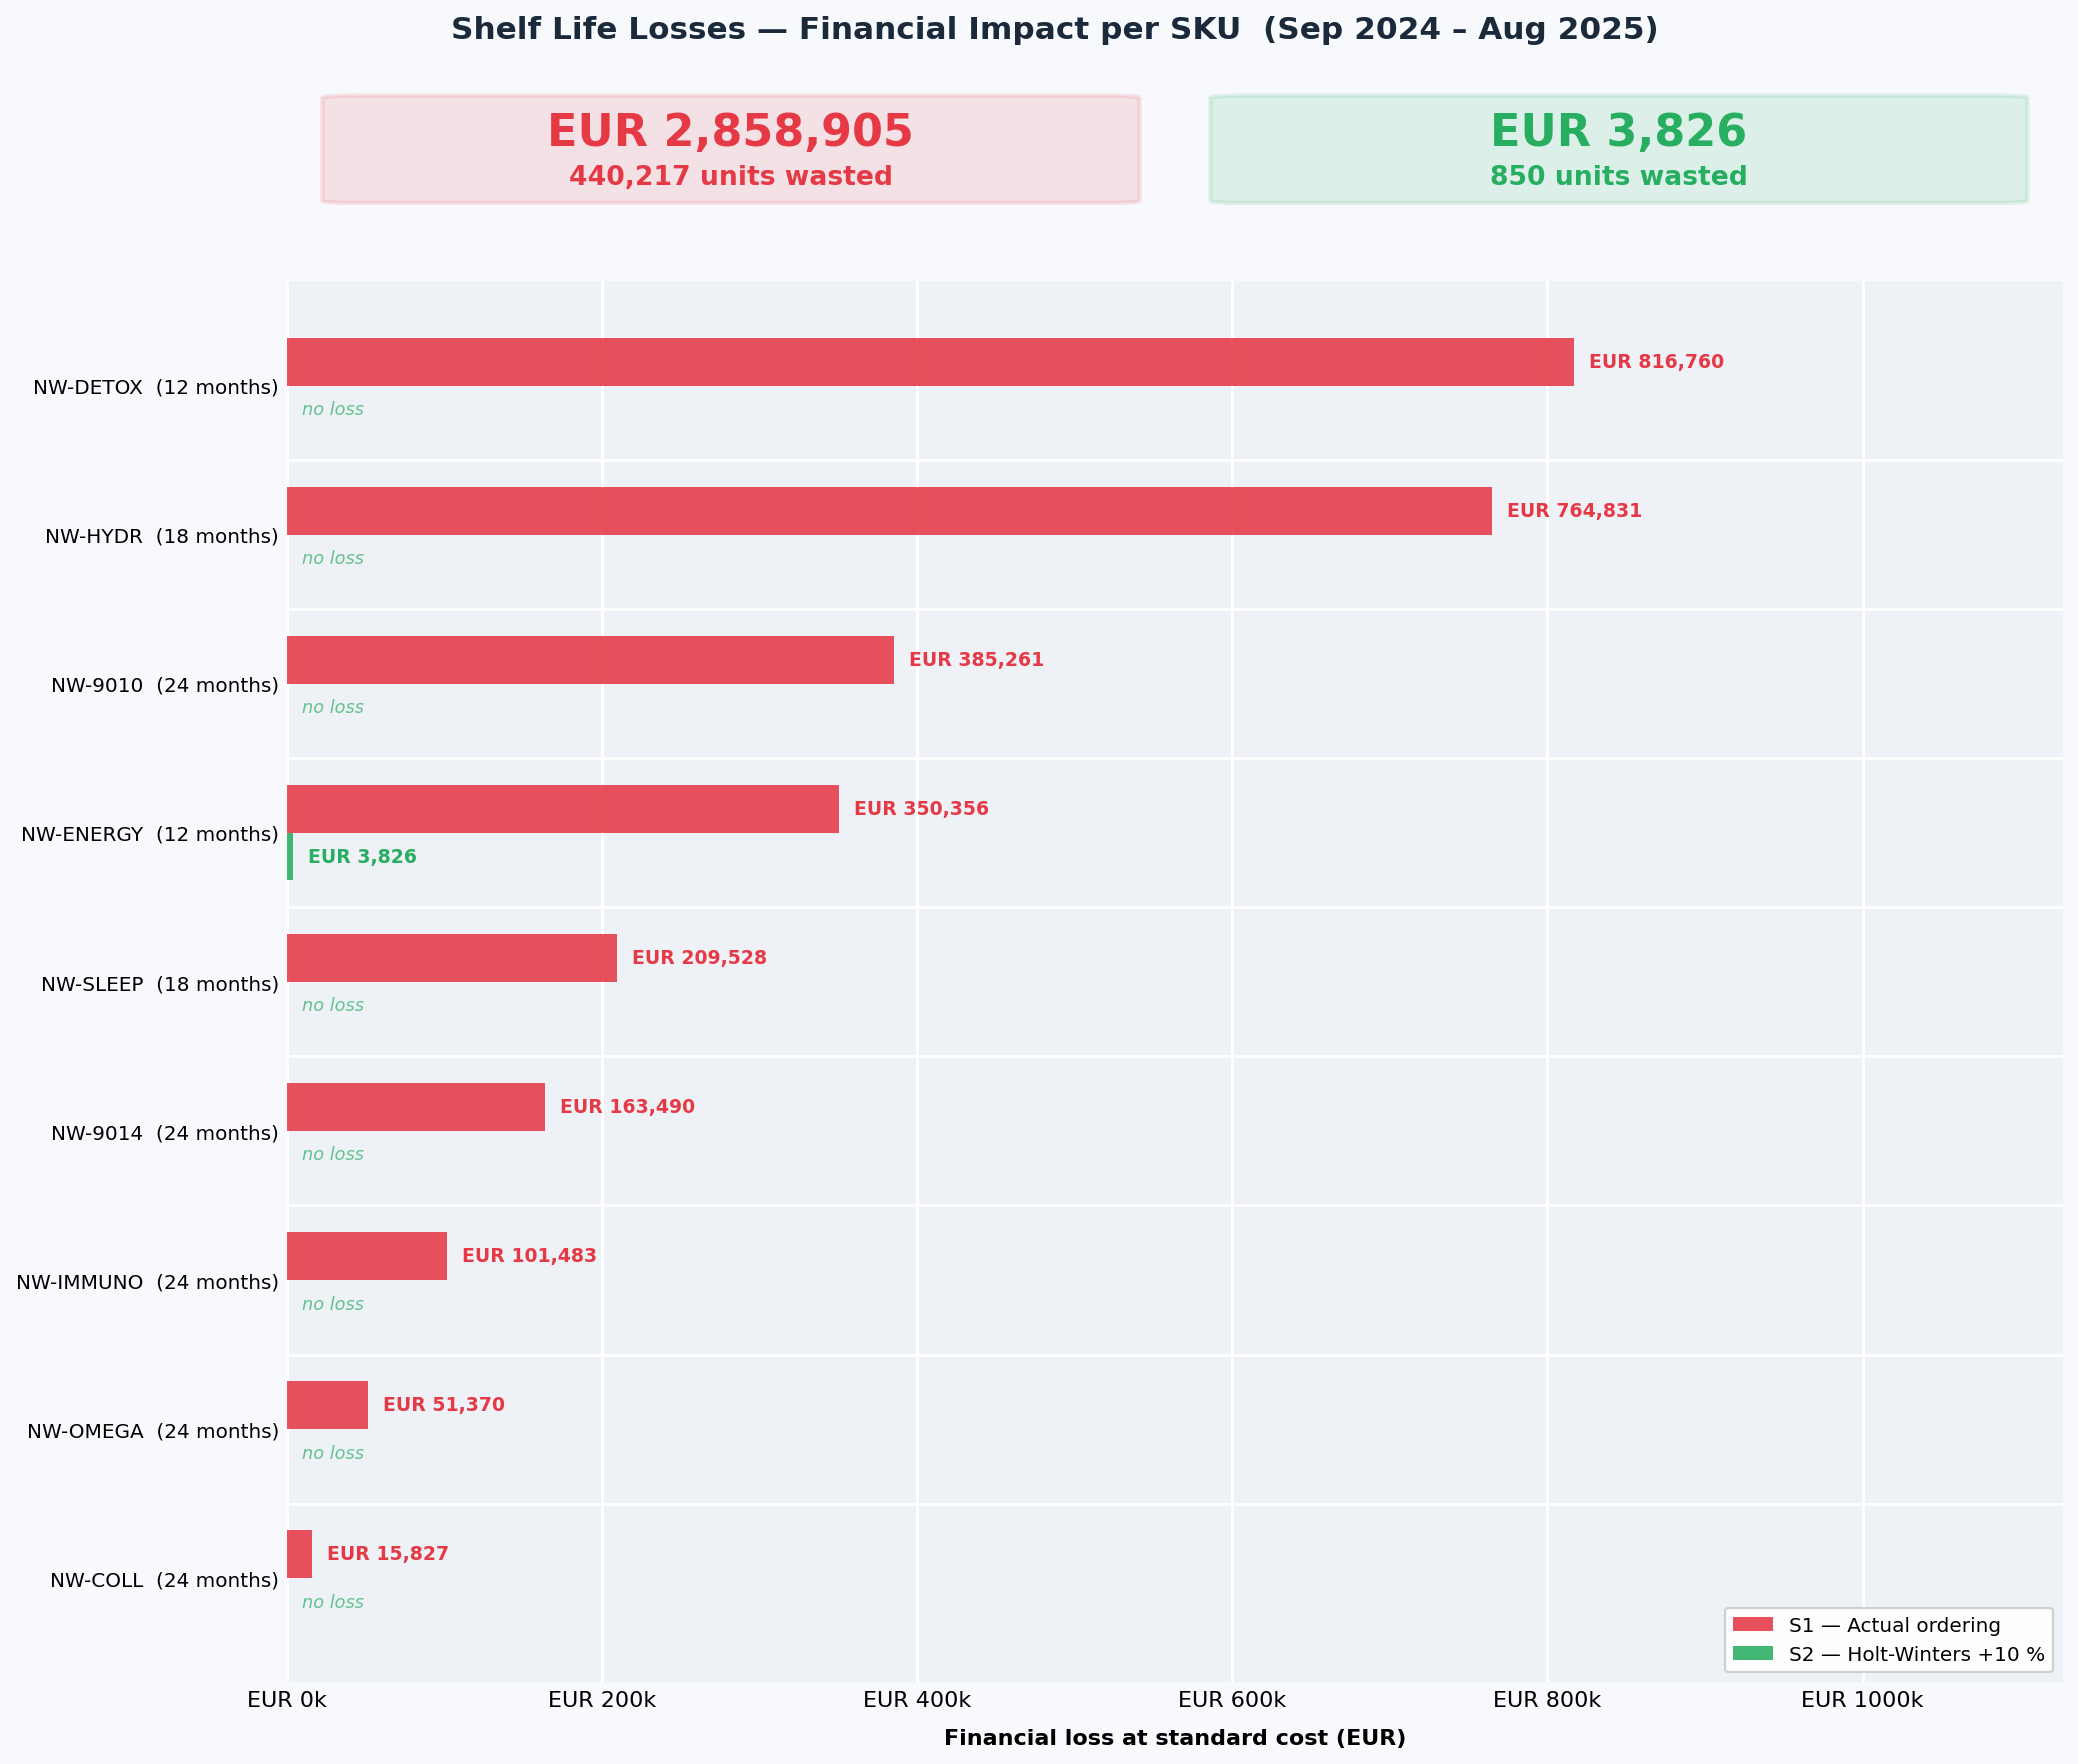

The script that saved this image:
"""
NutryWell — Shelf Life Loss Analysis (FEFO)
============================================
Runs a monthly FEFO inventory simulation for all NutryWell SKUs over a
12-month measurement window (Sep 2024 – Aug 2025), preceded by a 14-month
warm-up (Jul 2023 – Aug 2024) that builds realistic starting inventory.

Two ordering scenarios are compared:
  S1 — Actual NutryWell ordering   (from NutrYWell_PO.csv)
  S2 — Holt-Winters +10 % ordering (per-SKU HW forecast × 1.10)

FEFO shelf-life acceptance rules
  SL remaining >= 75 %           -> all channels (B2B + E-commerce)
  25 % <= SL remaining < 75 %    -> E-commerce only
  SL remaining < 25 %            -> no channel accepts; stock ages to expiry
  SL remaining = 0 %             -> written off

B2B channels  : Pharmacy, Retail, Sport Retail  (from Customer_Master)
E-commerce    : E-commerce channel

Output: shelf_life_losses.png  ->  Info_W1/output/
        shelf_life_losses.xlsx ->  Info_W1/output/
"""

import warnings
from pathlib import Path

import numpy as np
import pandas as pd
import matplotlib
matplotlib.use("Agg")
import matplotlib.pyplot as plt
import matplotlib.patches as mpatches
import matplotlib.ticker as mticker
from matplotlib.gridspec import GridSpec
from statsmodels.tsa.holtwinters import ExponentialSmoothing, Holt

warnings.filterwarnings("ignore")

# ── paths ─────────────────────────────────────────────────────────────────────
PROJECT_DIR    = Path(__file__).resolve().parents[4]
OUT_DIR        = PROJECT_DIR / "Info_W1" / "output"
OUT_DIR.mkdir(parents=True, exist_ok=True)

NW_PROD_FILE   = PROJECT_DIR / "Info_W1" / "Data" / "Product_master.csv"
NW_ORDERS_FILE = PROJECT_DIR / "Info_W1" / "Data" / "Order_ERP.csv"
CUST_FILE      = PROJECT_DIR / "Info_W1" / "Data" / "Costumer_Master.csv"
PO_FILE        = PROJECT_DIR / "Info_W3" / "NutrYWell_PO.csv"

# ── config ────────────────────────────────────────────────────────────────────
WARMUP_START = pd.Period("2023-07", freq="M")   # start of PO history
TRAIN_END    = pd.Period("2024-08", freq="M")   # last warm-up month
SIM_START    = pd.Period("2024-09", freq="M")   # measurement start
SIM_END      = pd.Period("2025-08", freq="M")   # measurement end  (12 months)
SAFETY       = 0.10                              # +10 % buffer for S2

SL_B2B_MIN   = 0.75   # B2B refuses stock with SL remaining < 75 %
SL_ECOMM_MIN = 0.25   # E-commerce refuses stock with SL remaining < 25 %

# ── design ────────────────────────────────────────────────────────────────────
C_S1   = "#E63946"   # Scenario 1 — red
C_S2   = "#27AE60"   # Scenario 2 — green
C_RISK = "#F4A261"   # at-risk shade (lighter version)
BG     = "#F7F9FC"
P_BG   = "#EEF2F7"


# ── helpers ───────────────────────────────────────────────────────────────────
def _fmt_k(x, _):
    return f"{x:,.0f}"


def _read_csv(path):
    return pd.read_csv(path, sep=";", decimal=",")


# ── data loading ──────────────────────────────────────────────────────────────
def load_products():
    pm = _read_csv(NW_PROD_FILE)
    pm = pm[["SKU", "Product Name", "Shelf Life (months)",
             "Standard Cost EUR", "Selling Price EUR"]].copy()
    pm.columns = ["SKU", "Name", "SL_months", "Cost", "Price"]
    pm["SL_months"] = pm["SL_months"].astype(int)
    return pm


def load_demand(skus, start, end):
    """Monthly B2B and E-commerce demand per SKU for the given period."""
    cust = _read_csv(CUST_FILE)[["Customer ID", "Channel"]]
    cust_map = dict(zip(cust["Customer ID"], cust["Channel"]))

    orders = _read_csv(NW_ORDERS_FILE)
    orders = orders[orders["SKU"].isin(skus)].copy()
    orders["Month"] = (
        pd.to_datetime(orders["Order Date"], dayfirst=True, format="mixed")
        .dt.to_period("M")
    )
    orders["Channel"] = orders["Customer ID"].map(cust_map).fillna("B2B")
    orders["is_ecomm"] = orders["Channel"] == "E-commerce"

    idx = pd.period_range(start, end, freq="M")

    b2b = (
        orders[~orders["is_ecomm"]]
        .groupby(["Month", "SKU"])["Quantity"].sum()
        .unstack(fill_value=0)
        .reindex(idx, fill_value=0)
        .reindex(columns=skus, fill_value=0)
    )
    ec = (
        orders[orders["is_ecomm"]]
        .groupby(["Month", "SKU"])["Quantity"].sum()
        .unstack(fill_value=0)
        .reindex(idx, fill_value=0)
        .reindex(columns=skus, fill_value=0)
    )
    return b2b, ec


def load_po_orders(skus, start, end):
    po = _read_csv(PO_FILE)
    po = po[po["SKU"].isin(skus)].copy()
    po["Month"] = (
        pd.to_datetime(po["PO Date"], dayfirst=True, format="mixed")
        .dt.to_period("M")
    )
    idx = pd.period_range(start, end, freq="M")
    return (
        po.groupby(["Month", "SKU"])["Quantity Purchased (units)"].sum()
        .unstack(fill_value=0)
        .reindex(idx, fill_value=0)
        .reindex(columns=skus, fill_value=0)
    )


def _fit_hw_sku(y_act, h):
    """Shared HW/Holt fitting helper. Returns (fitted_values, forecast_h)."""
    fitted, fcst = None, None
    if len(y_act) >= 12:
        for init in ("estimated", "heuristic"):
            try:
                m = ExponentialSmoothing(
                    y_act, trend="add", seasonal="add",
                    seasonal_periods=12, initialization_method=init,
                ).fit(optimized=True)
                fitted = np.clip(m.fittedvalues, 0, None)
                fcst   = np.clip(m.forecast(h),  0, None)
                return fitted, fcst
            except Exception:
                pass
    if len(y_act) >= 3:
        try:
            m      = Holt(y_act, initialization_method="estimated").fit(optimized=True)
            fitted = np.clip(m.fittedvalues, 0, None)
            fcst   = np.clip(m.forecast(h),  0, None)
            return fitted, fcst
        except Exception:
            pass
    # Fallback: repeat last observed value
    last   = float(y_act[-1]) if len(y_act) else 0.0
    fitted = np.full(len(y_act), last)
    fcst   = np.full(h, last)
    return fitted, fcst


def compute_hw_warmup_orders(skus, b2b_warmup, ec_warmup):
    """
    S2 warm-up orders: HW in-sample fitted values × 1.10.
    Represents what NutryWell would have ordered from Jul 2023 onward
    if it had always followed the HW model.
    """
    total = b2b_warmup + ec_warmup
    wu_idx = pd.period_range(WARMUP_START, TRAIN_END, freq="M")
    h_dummy = 1   # we only need fitted values here

    orders_df = pd.DataFrame(index=wu_idx, columns=skus, dtype=float)

    for sku in skus:
        y = total[sku].values.astype(float)
        first_nz = int(np.argmax(y > 0)) if y.sum() > 0 else 0
        y_act = y[first_nz:]

        fitted_act, _ = _fit_hw_sku(y_act, h_dummy)

        full_fitted = np.zeros(len(y))
        full_fitted[first_nz:] = fitted_act
        orders_df[sku] = np.clip(full_fitted * (1 + SAFETY), 0, None)

    return orders_df.fillna(0)


def compute_hw_orders(skus, b2b_warmup, ec_warmup):
    """Per-SKU HW +10 % forecast for the 12-month measurement period."""
    total = b2b_warmup + ec_warmup
    h     = len(pd.period_range(SIM_START, SIM_END, freq="M"))

    fcst = pd.DataFrame(
        index=pd.period_range(SIM_START, SIM_END, freq="M"),
        columns=skus, dtype=float,
    )

    for sku in skus:
        y = total[sku].values.astype(float)
        first_nz = int(np.argmax(y > 0)) if y.sum() > 0 else 0
        y_act = y[first_nz:]

        _, pred = _fit_hw_sku(y_act, h)
        fcst[sku] = pred * (1 + SAFETY)

    return fcst.fillna(0)


# ── FEFO simulation ───────────────────────────────────────────────────────────
def simulate_fefo(
    orders_warmup:   np.ndarray,
    b2b_warmup:      np.ndarray,
    ec_warmup:       np.ndarray,
    orders_measure:  np.ndarray,
    b2b_measure:     np.ndarray,
    ec_measure:      np.ndarray,
    sl_months:       int,
) -> dict:
    """
    FEFO simulation split into warm-up (builds inventory) and measurement
    (counts losses) phases.

    inventory[k] = units aged k months (k=0 just received, k=sl_months expired).
    """
    # Age thresholds
    b2b_max_age   = (1 - SL_B2B_MIN)  * sl_months   # age above -> B2B refuses
    ecomm_max_age = (1 - SL_ECOMM_MIN) * sl_months   # age above -> nobody buys

    inventory = np.zeros(sl_months + 1, dtype=float)

    def _run_period(orders, b2b, ec, count_losses):
        nonlocal inventory
        expired = 0.0
        at_risk_snapshot = 0.0

        for t in range(len(orders)):
            # Age
            new_inv = np.zeros(sl_months + 1, dtype=float)
            new_inv[1:] = inventory[:-1]
            inventory = new_inv

            # Expire
            exp = inventory[sl_months]
            inventory[sl_months] = 0.0
            if count_losses:
                expired += exp

            # Receive
            inventory[0] += float(orders[t])

            # FEFO sell (oldest eligible first)
            rem_b2b = float(b2b[t])
            rem_ec  = float(ec[t])

            for age in range(sl_months - 1, -1, -1):
                if inventory[age] < 1e-9:
                    continue
                if age > ecomm_max_age:
                    pass  # nobody buys; ages toward expiry
                elif age > b2b_max_age:
                    sell = min(rem_ec, inventory[age])
                    inventory[age] -= sell
                    rem_ec -= sell
                else:
                    sell_b2b = min(rem_b2b, inventory[age])
                    inventory[age] -= sell_b2b
                    rem_b2b -= sell_b2b
                    sell_ec  = min(rem_ec, inventory[age])
                    inventory[age] -= sell_ec
                    rem_ec  -= sell_ec

        if count_losses:
            # Stock already in no-sell zone at end = will expire after period
            at_risk_snapshot = float(
                np.sum(inventory[int(np.ceil(ecomm_max_age)) + 1: sl_months])
            )

        return expired, at_risk_snapshot

    # Warm-up (don't count losses, just build inventory)
    _run_period(orders_warmup, b2b_warmup, ec_warmup, count_losses=False)

    # Measurement (count losses)
    expired, at_risk = _run_period(
        orders_measure, b2b_measure, ec_measure, count_losses=True
    )

    return {
        "expired_units": expired,
        "at_risk_units": at_risk,
        "total_units":   expired + at_risk,
    }


# ── main ─────────────────────────────────────────────────────────────────────
def main():
    pm   = load_products()
    skus = pm["SKU"].tolist()
    sim_months = len(pd.period_range(SIM_START, SIM_END, freq="M"))

    print(f"Warm-up   : {WARMUP_START} to {TRAIN_END}")
    print(f"Measurement: {SIM_START} to {SIM_END}  ({sim_months} months)\n")

    # ── demand ────────────────────────────────────────────────────────────────
    b2b_wu,  ec_wu  = load_demand(skus, WARMUP_START, TRAIN_END)
    b2b_sim, ec_sim = load_demand(skus, SIM_START, SIM_END)

    # ── orders ────────────────────────────────────────────────────────────────
    po_wu  = load_po_orders(skus, WARMUP_START, TRAIN_END)
    po_sim = load_po_orders(skus, SIM_START, SIM_END)          # S1 measurement
    hw_wu  = compute_hw_warmup_orders(skus, b2b_wu, ec_wu)     # S2 warm-up
    hw_sim = compute_hw_orders(skus, b2b_wu, ec_wu)            # S2 measurement

    # ── simulate per SKU ──────────────────────────────────────────────────────
    rows = []
    for sku in skus:
        info  = pm[pm["SKU"] == sku].iloc[0]
        sl    = int(info["SL_months"])
        cost  = float(info["Cost"])
        price = float(info["Price"])

        s1 = simulate_fefo(
            orders_warmup  = po_wu[sku].values,    # S1: actual PO warm-up
            b2b_warmup     = b2b_wu[sku].values,
            ec_warmup      = ec_wu[sku].values,
            orders_measure = po_sim[sku].values,   # S1: actual PO measurement
            b2b_measure    = b2b_sim[sku].values,
            ec_measure     = ec_sim[sku].values,
            sl_months      = sl,
        )
        s2 = simulate_fefo(
            orders_warmup  = hw_wu[sku].values,    # S2: HW-fitted warm-up
            b2b_warmup     = b2b_wu[sku].values,
            ec_warmup      = ec_wu[sku].values,
            orders_measure = hw_sim[sku].values,   # S2: HW forecast measurement
            b2b_measure    = b2b_sim[sku].values,
            ec_measure     = ec_sim[sku].values,
            sl_months      = sl,
        )

        rows.append({
            "SKU":          sku,
            "Name":         info["Name"],
            "SL_months":    sl,
            "Cost_EUR":     cost,
            "Price_EUR":    price,
            # S1
            "S1_expired":   s1["expired_units"],
            "S1_at_risk":   s1["at_risk_units"],
            "S1_total":     s1["total_units"],
            "S1_loss_EUR":  s1["total_units"] * cost,
            # S2
            "S2_expired":   s2["expired_units"],
            "S2_at_risk":   s2["at_risk_units"],
            "S2_total":     s2["total_units"],
            "S2_loss_EUR":  s2["total_units"] * cost,
        })

        print(
            f"{sku:<10} SL={sl:>2}mo  "
            f"S1: {s1['total_units']:7.0f} units / EUR {s1['total_units']*cost:>9,.0f}  |  "
            f"S2: {s2['total_units']:7.0f} units / EUR {s2['total_units']*cost:>9,.0f}"
        )

    df = pd.DataFrame(rows)

    t_s1_u = df["S1_total"].sum()
    t_s2_u = df["S2_total"].sum()
    t_s1_e = df["S1_loss_EUR"].sum()
    t_s2_e = df["S2_loss_EUR"].sum()

    print(f"\n{'-'*72}")
    print(f"TOTAL  S1 (actual ordering)   : {t_s1_u:>10,.0f} units  /  EUR {t_s1_e:>12,.0f}")
    print(f"TOTAL  S2 (HW +10 %)          : {t_s2_u:>10,.0f} units  /  EUR {t_s2_e:>12,.0f}")
    delta_e = t_s2_e - t_s1_e
    sign    = "+" if delta_e >= 0 else ""
    print(f"DELTA  S2 vs S1               :                    EUR {sign}{delta_e:>12,.0f}")

    # ── figure ────────────────────────────────────────────────────────────────
    # Keep only SKUs where at least one scenario has a loss
    df_loss = (df[df[["S1_loss_EUR", "S2_loss_EUR"]].max(axis=1) > 0]
               .sort_values("S1_loss_EUR", ascending=True)   # ascending → biggest at top
               .reset_index(drop=True))
    n  = len(df_loss)
    y  = np.arange(n)
    bh = 0.32   # bar height

    fig = plt.figure(figsize=(15, 2.0 + n * 1.05))
    fig.patch.set_facecolor(BG)

    gs = GridSpec(2, 1, figure=fig,
                  height_ratios=[0.75, n],
                  hspace=0.10,
                  left=0.18, right=0.92,
                  top=0.93, bottom=0.06)

    ax_kpi  = fig.add_subplot(gs[0])
    ax_main = fig.add_subplot(gs[1])

    # ── KPI strip ─────────────────────────────────────────────────────────────
    ax_kpi.axis("off")
    ax_kpi.set_xlim(0, 1)
    ax_kpi.set_ylim(0, 1)

    fig.suptitle(
        "Shelf Life Losses — Financial Impact per SKU  (Sep 2024 – Aug 2025)",
        fontsize=14, fontweight="bold", color="#1B2A3B", y=0.97,
    )

    kpis = [
        (0.04, C_S1, f"EUR {t_s1_e:,.0f}", f"{t_s1_u:,.0f} units wasted"),
        (0.54, C_S2, f"EUR {t_s2_e:,.0f}", f"{t_s2_u:,.0f} units wasted"),
    ]
    for bx, color, big, sub in kpis:
        card = mpatches.FancyBboxPatch(
            (bx, 0.04), 0.42, 0.88,
            boxstyle="round,pad=0.02",
            transform=ax_kpi.transAxes,
            facecolor=color, alpha=0.12,
            edgecolor=color, linewidth=2, zorder=1,
        )
        ax_kpi.add_patch(card)
        cx = bx + 0.21
        ax_kpi.text(cx, 0.62, big, ha="center", va="center",
                    fontsize=20, fontweight="bold", color=color,
                    transform=ax_kpi.transAxes)
        ax_kpi.text(cx, 0.24, sub, ha="center", va="center",
                    fontsize=12, fontweight="bold", color=color,
                    transform=ax_kpi.transAxes)

    savings = t_s1_e - t_s2_e

    # ── horizontal bar chart ──────────────────────────────────────────────────
    ax_main.set_facecolor(P_BG)
    for sp in ax_main.spines.values():
        sp.set_visible(False)
    ax_main.tick_params(length=0)
    ax_main.xaxis.grid(True, color="white", linewidth=1.3, zorder=0)
    ax_main.set_axisbelow(True)

    # S1 bars (red, top of each pair)
    ax_main.barh(y + bh / 2, df_loss["S1_loss_EUR"],
                 height=bh, color=C_S1, alpha=0.88,
                 label="S1 — Actual ordering", zorder=2)

    # S2 bars (green, bottom of each pair)
    ax_main.barh(y - bh / 2, df_loss["S2_loss_EUR"],
                 height=bh, color=C_S2, alpha=0.88,
                 label="S2 — Holt-Winters +10 %", zorder=2)

    # Value labels — S1
    x_max = df_loss["S1_loss_EUR"].max()
    for i, row in df_loss.iterrows():
        # S1 label
        ax_main.text(row["S1_loss_EUR"] + x_max * 0.012,
                     i + bh / 2,
                     f"EUR {row['S1_loss_EUR']:,.0f}",
                     va="center", ha="left", fontsize=8.5,
                     color=C_S1, fontweight="bold")
        # S2 label (only if non-zero)
        if row["S2_loss_EUR"] > 0:
            ax_main.text(row["S2_loss_EUR"] + x_max * 0.012,
                         i - bh / 2,
                         f"EUR {row['S2_loss_EUR']:,.0f}",
                         va="center", ha="left", fontsize=8.5,
                         color=C_S2, fontweight="bold")
        else:
            ax_main.text(x_max * 0.012,
                         i - bh / 2,
                         "no loss",
                         va="center", ha="left", fontsize=8,
                         color=C_S2, style="italic", alpha=0.7)

    # Y-axis labels: SKU code + shelf life in months
    ylabels = [
        f"{row['SKU']}  ({int(row['SL_months'])} months)"
        for _, row in df_loss.iterrows()
    ]
    ax_main.set_yticks(y)
    ax_main.set_yticklabels(ylabels, fontsize=9)
    ax_main.set_ylim(-0.7, n - 0.3)
    ax_main.set_xlim(0, x_max * 1.38)
    ax_main.xaxis.set_major_formatter(mticker.FuncFormatter(lambda v, _: f"EUR {v/1000:.0f}k"))
    ax_main.set_xlabel("Financial loss at standard cost (EUR)", fontsize=10,
                       fontweight="bold", labelpad=8)

    ax_main.legend(loc="lower right", fontsize=9,
                   framealpha=0.9, edgecolor="#CCCCCC")

    # Divider between each SKU pair
    for i in range(n - 1):
        ax_main.axhline(i + 0.5, color="white", lw=1.2, zorder=1)

    png_path = OUT_DIR / "shelf_life_losses.png"
    fig.savefig(png_path, dpi=160, bbox_inches="tight", facecolor=BG)
    plt.close(fig)
    print(f"\nSaved: {png_path}")

    # ── CSV export ────────────────────────────────────────────────────────────
    csv_path = OUT_DIR / "shelf_life_losses.csv"
    df.round(1).to_csv(csv_path, index=False)
    print(f"Saved: {csv_path}")


if __name__ == "__main__":
    main()
